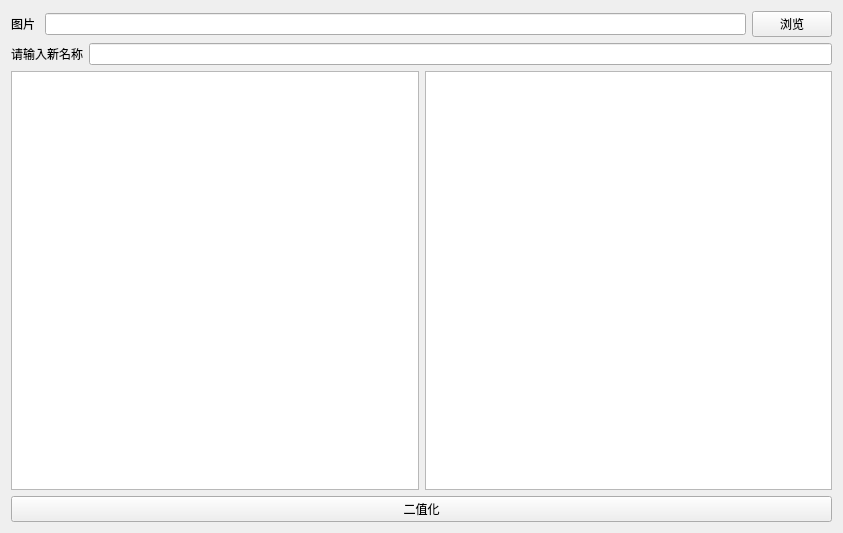
<?xml version="1.0" encoding="UTF-8"?>
<ui version="4.0">
 <class>MainWindow</class>
 <widget class="QMainWindow" name="MainWindow">
  <property name="geometry">
   <rect>
    <x>0</x>
    <y>0</y>
    <width>843</width>
    <height>533</height>
   </rect>
  </property>
  <property name="windowTitle">
   <string>MainWindow</string>
  </property>
  <widget class="QWidget" name="centralWidget">
   <layout class="QVBoxLayout" name="verticalLayout">
    <item>
     <layout class="QHBoxLayout" name="horizontalLayout_2">
      <item>
       <widget class="QLabel" name="label_2">
        <property name="text">
         <string>图片 </string>
        </property>
       </widget>
      </item>
      <item>
       <widget class="QLineEdit" name="lineEdit"/>
      </item>
      <item>
       <widget class="QPushButton" name="pushButtonBrowse">
        <property name="text">
         <string>浏览</string>
        </property>
       </widget>
      </item>
     </layout>
    </item>
    <item>
     <layout class="QHBoxLayout" name="horizontalLayout">
      <item>
       <widget class="QLabel" name="label">
        <property name="text">
         <string>请输入新名称</string>
        </property>
       </widget>
      </item>
      <item>
       <widget class="QLineEdit" name="lineEditWaterMark"/>
      </item>
     </layout>
    </item>
    <item>
     <layout class="QGridLayout" name="gridLayout">
      <item row="0" column="0">
       <widget class="QGraphicsView" name="graphicsViewPrevious"/>
      </item>
      <item row="0" column="1">
       <widget class="QGraphicsView" name="graphicsViewAfter"/>
      </item>
      <item row="1" column="0" colspan="2">
       <widget class="QPushButton" name="pushButtonEncode">
        <property name="text">
         <string>二值化</string>
        </property>
       </widget>
      </item>
     </layout>
    </item>
   </layout>
  </widget>
 </widget>
 <layoutdefault spacing="6" margin="11"/>
 <resources/>
 <connections/>
</ui>
